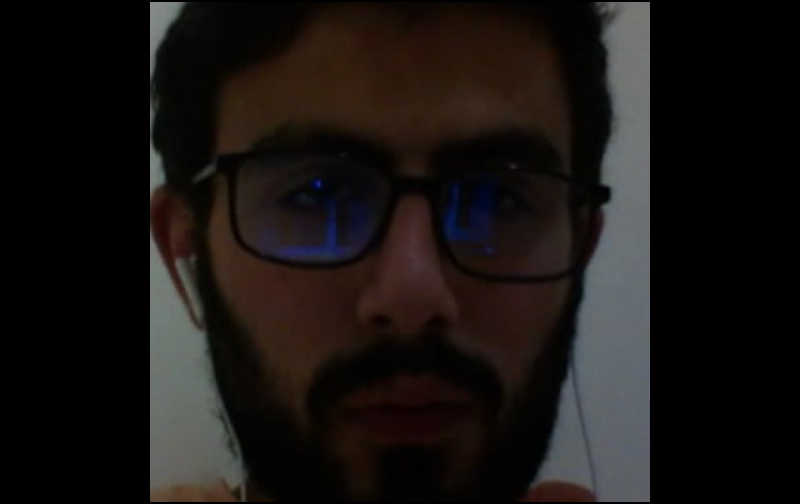
#> input picture img1.png, 800 x 504 px
$ python crop_imag_facedetection.py img1.png
#> lines starting #> are read from the running program, lines starting #| are printed output that depends on the picture; after the words box and inside, x2 and y2 are one past the last pixel; in counts of white or black regions, pixels touching at a corner belong together
import cv2
import sys
import os


class FaceCropper(object):
    CASCADE_PATH = '/Users/bakernaim/anaconda3/lib/python3.6/site-packages/haarcascade_frontalface_default.xml'

    def __init__(self):
        self.face_cascade = cv2.CascadeClassifier(self.CASCADE_PATH)

    def generate(self, image_path, show_result):
#> called with image_path = 'img1.png', show_result = True
        img = cv2.imread(image_path)
#> img is the input picture: shape (504, 800, 3); mean B, G, R 18.8, 20.7, 24.8
        if (img is None):
            print("Can't open image file")
            return 0

        #img = cv2.cvtColor(img, cv2.COLOR_BGR2GRAY)
        faces = self.face_cascade.detectMultiScale(img, 1.1, 3, minSize=(300, 300))
#> faces = [[196, 43, 428, 428]]
        if (faces is None):
            print('Failed to detect face')
            return 0

        if (show_result):
            for (x, y, w, h) in faces:
                cv2.rectangle(img, (x,y), (x+w, y+h), (255,0,0), 2)
#> this loop made 1 pass
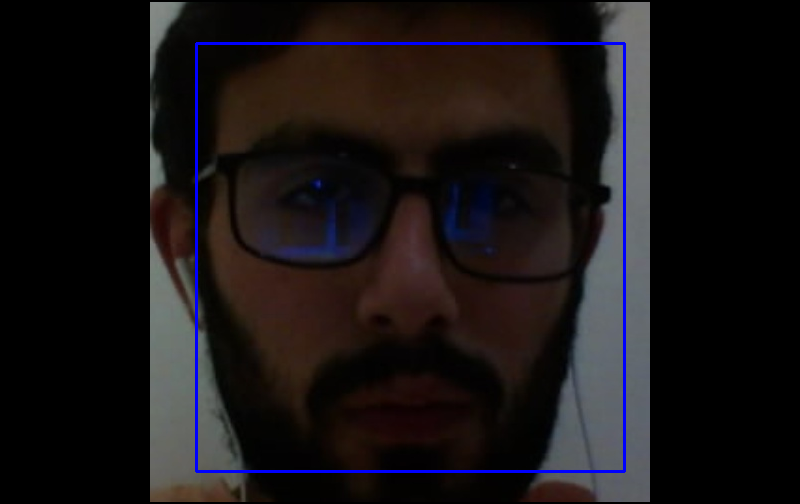
#> img: shape (504, 800, 3); 1.27% of pixels changed, all inside (x1, y1, x2, y2) = (195, 42, 626, 473)
            cv2.imshow('img', img)
            cv2.waitKey(0)
            cv2.destroyAllWindows()

        facecnt = len(faces)
#> facecnt = 1
        print("Detected faces: %d" % facecnt)
#| Detected faces: 1
        i = 0
        height, width = img.shape[:2]
#> height = 504; width = 800

        for (x, y, w, h) in faces:
            r = max(w, h) / 2
            centerx = x + w / 2
            centery = y + h / 2
            nx = int(centerx - r)
            ny = int(centery - r)
            nr = int(r * 2)

            faceimg = img[ny:ny+nr, nx:nx+nr]
            lastimg = cv2.resize(faceimg, (500, 500))
            i += 1
            cv2.imwrite("image%d.jpg" % i, lastimg)
#> this loop made 1 pass
#> (x, y, w, h, r, centerx, centery, nx) on pass 1: (196, 43, 428, 428, 214, 410, 257, 196)
#> pass 1, in generate, `faceimg = img[ny:ny+nr, nx:nx+nr]`:
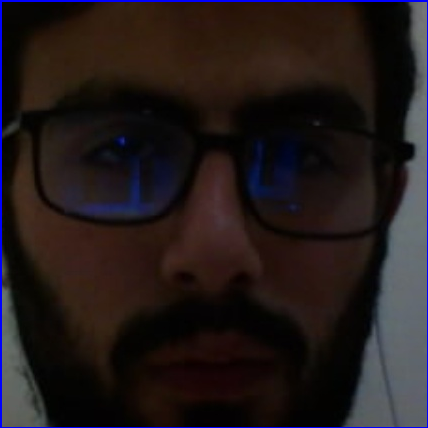
#> faceimg: shape (428, 428, 3); mean B, G, R 26.1, 25.6, 33.8
#> after the loop, i = 1


if __name__ == '__main__':
    args = sys.argv
    argc = len(args)

    if (argc != 2):
        print('Usage: %s [image file]' % args[0])
        quit()

    detecter = FaceCropper()
    detecter.generate(args[1], True)
